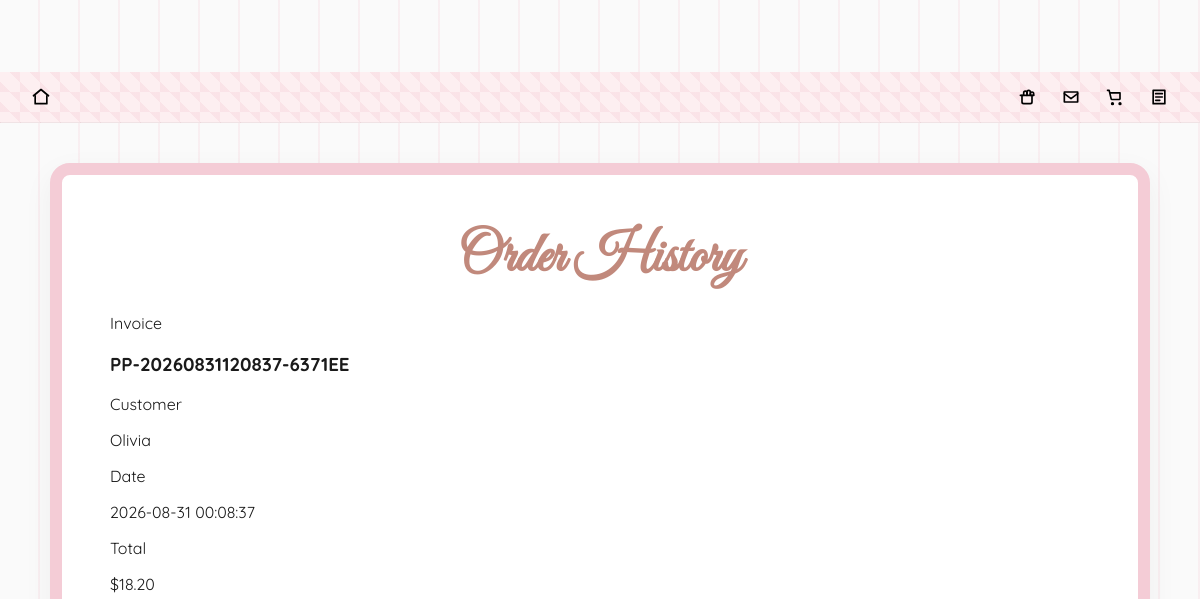
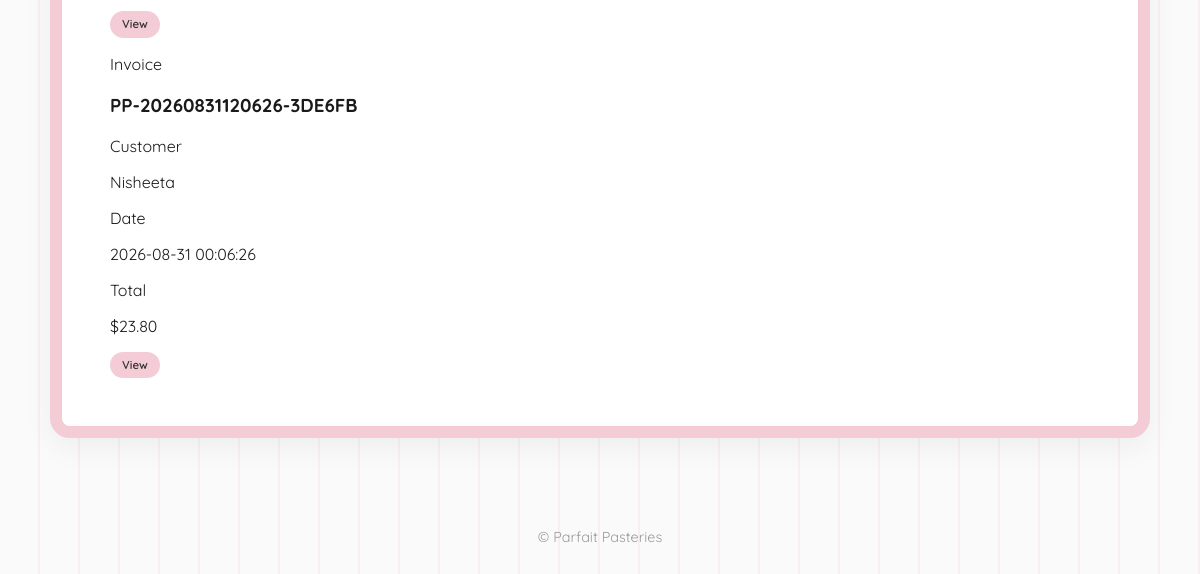
The page /order_history on the database as committed earlier (2 pictures, top to bottom).
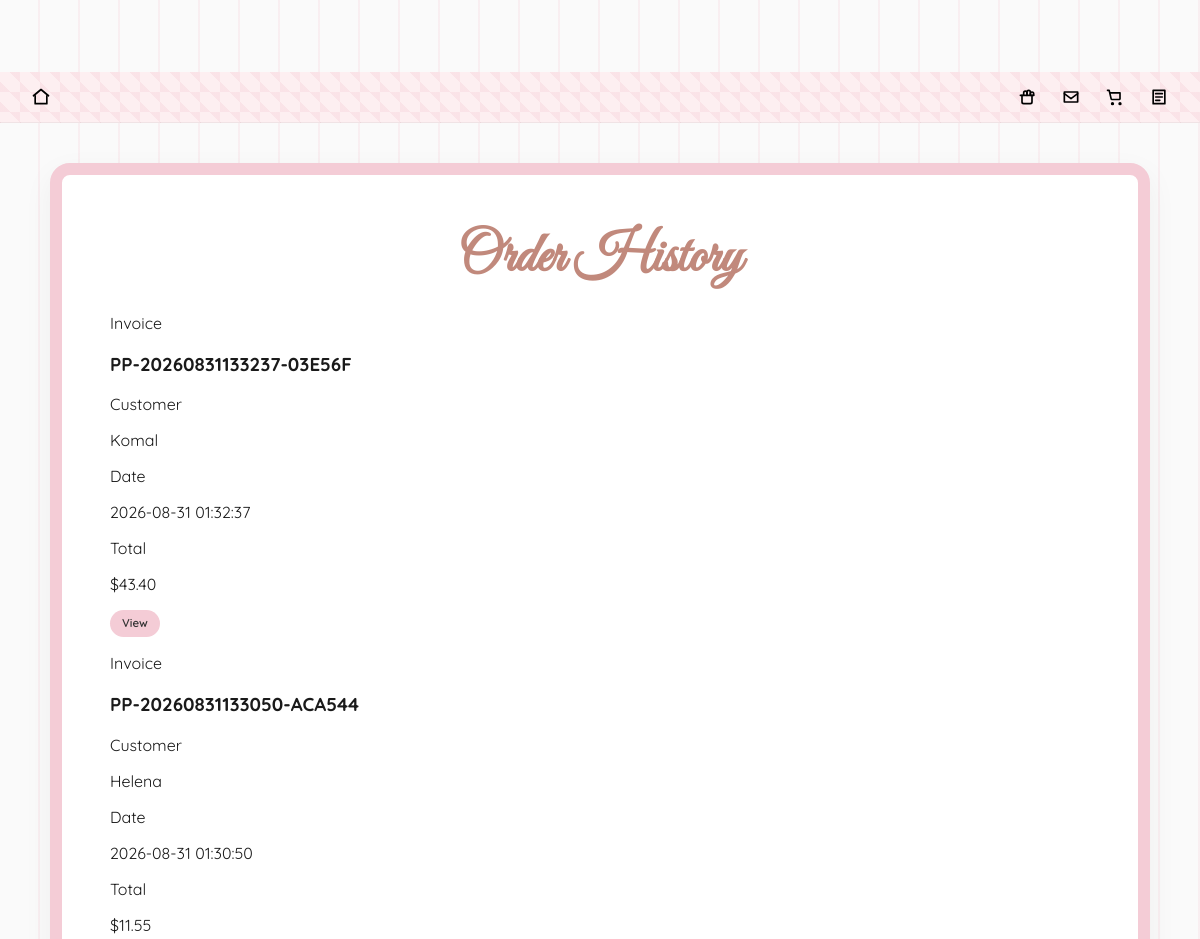
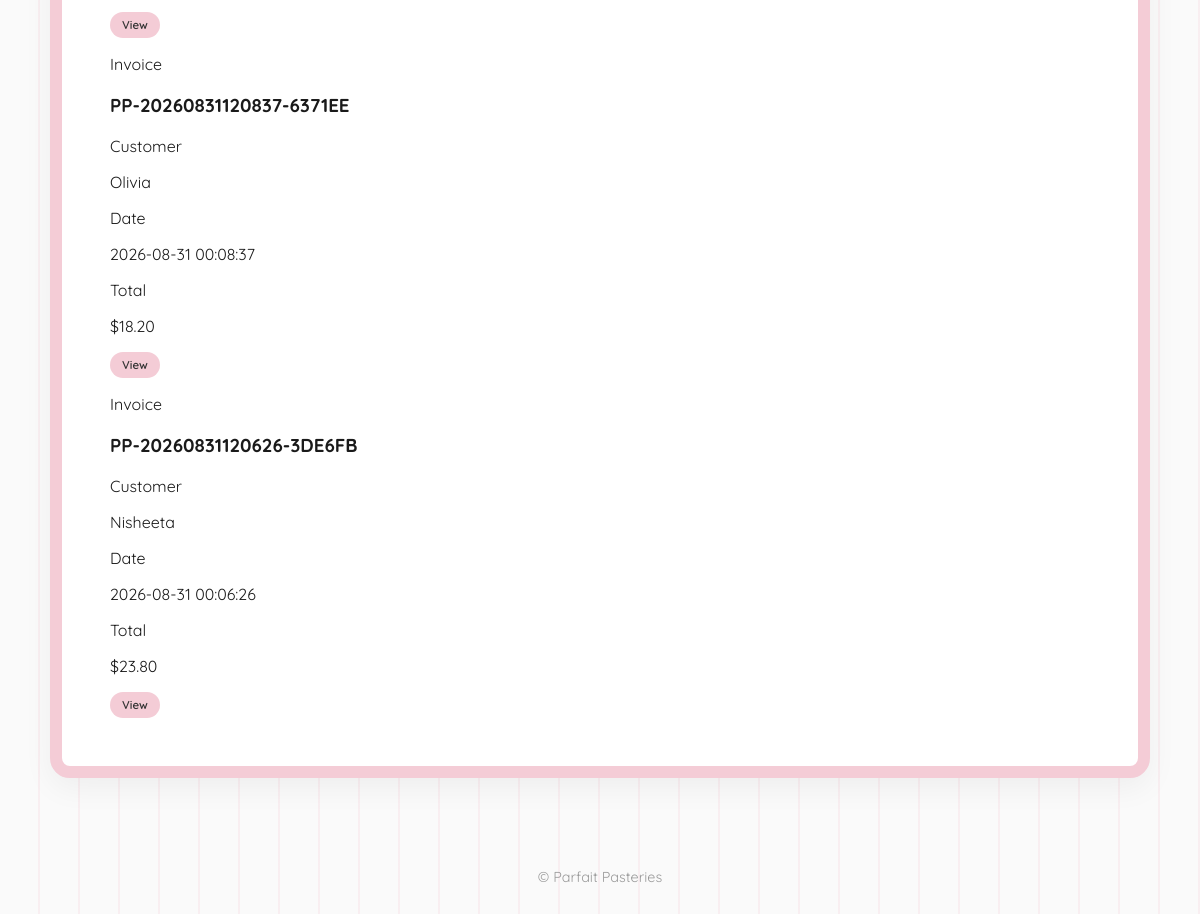
The same page on the database as committed later (2 pictures, top to bottom).
### tables this page shows
CREATE TABLE orders (
                order_id INTEGER PRIMARY KEY AUTOINCREMENT,
                invoice_number TEXT,
                customer_name TEXT,
                items TEXT,
                addons TEXT,
                total REAL,
                date TIMESTAMP DEFAULT CURRENT_TIMESTAMP
            , customer_email TEXT, customer_phone TEXT, delivery_address TEXT);

### app.py (the view)
@app.route('/order_history')
def order_history_page():
    with sqlite3.connect(DB_PATH) as conn:
        conn.row_factory = sqlite3.Row
        orders = conn.execute(
            'SELECT * FROM orders ORDER BY date DESC'
        ).fetchall()
    return render_template('order_history.html', orders=orders)

### templates/order_history.html
{% extends "base.html" %}
{% block content %}
<section class="page-shell">
    <div class="page-box wavy-box" style="max-width: 980px; width: 100%;">
        <h2 class="cursive-title">Order History</h2>
        {% if orders %}
            <div class="history-list">
                {% for order in orders %}
                <div class="history-item">
                    <div>
                        <p class="label">Invoice</p>
                        <h3>{{ order.invoice_number }}</h3>
                    </div>
                    <div>
                        <p class="label">Customer</p>
                        <p>{{ order.customer_name }}</p>
                    </div>
                    <div>
                        <p class="label">Date</p>
                        <p>{{ order.date }}</p>
                    </div>
                    <div>
                        <p class="label">Total</p>
                        <p>${{ "%.2f"|format(order.total) }}</p>
                    </div>
                    <a href="{{ url_for('invoice_page', invoice_number=order.invoice_number) }}" class="btn-primary">View</a>
                </div>
                {% endfor %}
            </div>
        {% else %}
            <p class="empty-state">No orders have been placed yet.</p>
        {% endif %}
    </div>
</section>
{% endblock %}

### templates/base.html (shortened to what this page needs)
<!doctype html>
<html lang="en">
<head>
    <link rel="stylesheet" href="{{ url_for('static', filename='css/style.css') }}">
</head>
<body>
<header class="site-header">
    <div class="header-inner">
        <a href="{{ url_for('index') }}" class="header-icon" aria-label="Home">
            <svg viewBox="0 0 24 24" fill="none" stroke="currentColor" stroke-width="2" stroke-linecap="round" stroke-linejoin="round">
                <path d="M3 10.5L12 3l9 7.5"></path>
                <path d="M5 10.5V20h14V10.5"></path>
            </svg>
        </a>
        <div class="header-icons">
            <a href="{{ url_for('best_sellers_page') }}" class="header-icon" aria-label="Best Sellers">
            </a>
            <a href="{{ url_for('feedback_page') }}" class="header-icon" aria-label="Email">
                <svg viewBox="0 0 24 24" fill="none" stroke="currentColor" stroke-width="2" stroke-linecap="round" stroke-linejoin="round">
                    <path d="M4 6h16v12H4z"></path>
                    <path d="M4 8l8 6 8-6"></path>
                </svg>
            </a>
            <a href="{{ url_for('addons_page') }}" class="header-icon" aria-label="Cart">
                <svg viewBox="0 0 24 24" fill="none" stroke="currentColor" stroke-width="2" stroke-linecap="round" stroke-linejoin="round">
                    <circle cx="9" cy="20" r="1"></circle>
                    <circle cx="18" cy="20" r="1"></circle>
                    <path d="M3 4h2l2.4 10.2a1 1 0 0 0 1 .8h8.6a1 1 0 0 0 1-.8L18 7H6"></path>
                </svg>
            </a>
            <a href="{{ url_for('order_history_page') }}" class="header-icon" aria-label="Order history">
                <svg viewBox="0 0 24 24" fill="none" stroke="currentColor" stroke-width="2" stroke-linecap="round" stroke-linejoin="round">
                    <path d="M5 4h14v16H5z"></path>
                    <path d="M8 8h8"></path>
                    <path d="M8 12h8"></path>
                    <path d="M8 16h5"></path>
                </svg>
            </a>
        </div>
    </div>
</header>
<main>
    {% block content %}{% endblock %}
</main>
<footer style="padding:30px 20px;text-align:center;color:#999;font-size:0.9rem;">
    © {{ current_year if current_year is defined else "" }} Parfait Pasteries
</footer>
</body>
</html>

### static/css/style.css (style rules this page uses)
body, html { margin: 0; padding: 0; font-family: 'Poppins', 'Quicksand', sans-serif; color: #1a1a1a; background-color: #FAFAFA; background-image: repeating-linear-gradient( 90deg, transparent, transparent 38px, rgba(244, 204, 214, 0.25) 38px, rgba(244, 204, 214, 0.25) 40px ); }
a { text-decoration: none; }
.page-shell { display: flex; justify-content: center; align-items: flex-start; gap: 40px; padding: 40px 24px 60px; max-width: 1200px; margin: 0 auto; }
.page-box { margin-top: 0; }
.wavy-box { background-color: white; padding: 40px; border: 12px solid #F4CCD6; border-radius: 20px; box-shadow: 0 10px 30px rgba(0,0,0,0.05); }
.wavy-box { position: relative; overflow: visible; }
.cursive-title { font-family: 'Great Vibes', cursive; font-size: 3.5rem; text-align: center; color: #C1897C; margin: 0 0 20px 0; }
.btn-secondary, .btn-primary { display: inline-flex; align-items: center; justify-content: center; border: none; border-radius: 999px; padding: 7px 12px; font-size: 0.72rem; font-weight: 600; cursor: pointer; line-height: 1.1; text-decoration: none; transition: transform 0.15s ease, box-shadow 0.15s ease; }
.btn-primary { background: #f4ccd6; color: #5d3a3a; }
.site-header { background-color: #fdeff1; background-image: repeating-linear-gradient(45deg, rgba(244,204,214,0.35) 25%, transparent 25%, transparent 75%, rgba(244,204,214,0.35) 75%, rgba(244,204,214,0.35)); background-size: 20px 20px; border-bottom: 1px solid rgba(0,0,0,0.05); position: sticky; top: 0; z-index: 50; }
.header-inner { display: flex; align-items: center; justify-content: space-between; padding: 8px 24px; }
.header-icons { display: flex; gap: 10px; align-items: center; }
.header-icon { display: inline-flex; align-items: center; justify-content: center; color: #000; width: 34px; height: 34px; border-radius: 50%; transition: background-color 180ms ease, transform 180ms ease; }
.header-icon svg { width: 20px; height: 20px; stroke: currentColor; }
body { padding-top: 72px; }
.wavy-box { padding: 48px; }
.pill-card, .wavy-box { transition: transform 180ms ease, box-shadow 180ms ease; }
.btn-primary { background-color: #F4CCD6; color: #333; }

Rows that differ between the two databases and show on the page:
added orders: invoice_number "PP-20260831133237-03E56F", customer_name "Komal", date "2026-08-31 01:32:37", total "43.40"
added orders: invoice_number "PP-20260831133050-ACA544", customer_name "Helena", date "2026-08-31 01:30:50", total "11.55"
